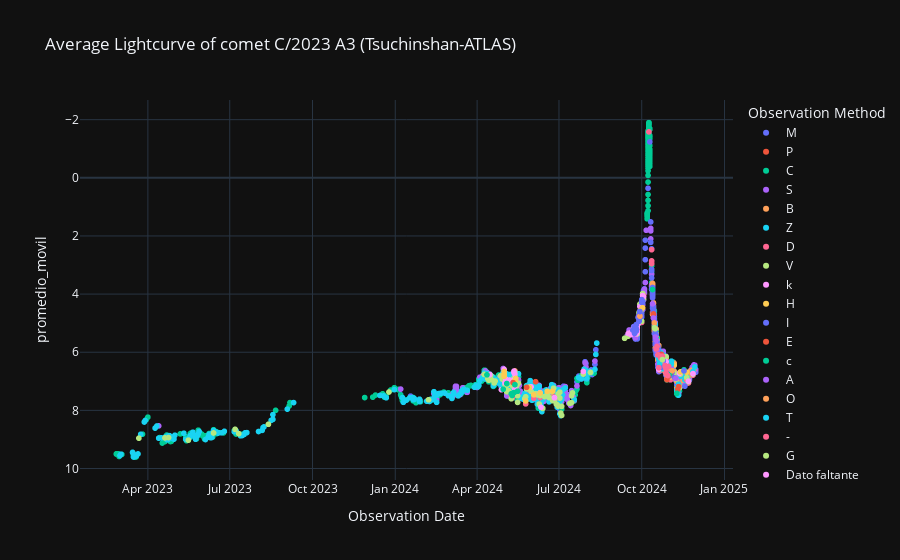

Notebook cell for this chart:
### Code cell
# Curva de luz Promediada
labels = {'obs_date':'Observation Date','magnitud_reducida':'Max apparent total magnitude reduced', 'obs_method_key' : 'Observation Method'}
fig = px.scatter(curva_de_luz_promediada_df, x='obs_date', y='promedio_movil', color='obs_method_key', template= 'plotly_dark', labels= labels, title= f'Average Lightcurve of comet {nombre_cometa} (Tsuchinshan-ATLAS)')
fig.update_yaxes(autorange="reversed")
fig.show()

### Figure 1 — Plotly figure (JSON) as saved in the notebook; plotly's stock layout.template omitted (floating-point values rounded to 4 significant figures; data arrays with more than 128 entries replaced by an {"elided": "..."} marker saying what was removed)
{"data": [{"hovertemplate": "Observation Method=M<br>Observation Date=%{x}<br>promedio_movil=%{y}<extra></extra>", "legendgroup": "M", "marker": {"color": "#636efa", "symbol": "circle"}, "mode": "markers", "name": "M", "showlegend": true, "type": "scattergl", "x": {"elided": "503 str values"}, "xaxis": "x", "y": {"elided": "503 float values"}, "yaxis": "y"}, {"hovertemplate": "Observation Method=P<br>Observation Date=%{x}<br>promedio_movil=%{y}<extra></extra>", "legendgroup": "P", "marker": {"color": "#EF553B", "symbol": "circle"}, "mode": "markers", "name": "P", "showlegend": true, "type": "scattergl", "x": ["2024-12-01T00:00:00", "2024-11-25T00:00:00", "2024-11-23T00:00:00", "2024-11-21T00:00:00", "2024-11-16T00:00:00", "2024-10-28T00:00:00", "2024-10-22T00:00:00", "2024-10-20T00:00:00", "2024-10-16T00:00:00", "2024-10-16T00:00:00", "2024-10-15T00:00:00", "2024-10-14T00:00:00", "2024-10-14T00:00:00", "2024-10-13T00:00:00", "2024-10-13T00:00:00", "2024-10-12T00:00:00", "2024-10-01T00:00:00"], "xaxis": "x", "y": [null, 6.785, 6.864, 7.065, 6.973, 6.555, 6.131, 6.351, 5.55, 5.636, 4.751, 4.458, 4.501, 4.624, 3.83, 3.144, 4.586], "yaxis": "y"}, {"hovertemplate": "Observation Method=C<br>Observation Date=%{x}<br>promedio_movil=%{y}<extra></extra>", "legendgroup": "C", "marker": {"color": "#00cc96", "symbol": "circle"}, "mode": "markers", "name": "C", "showlegend": true, "type": "scattergl", "x": {"elided": "566 str values"}, "xaxis": "x", "y": {"elided": "566 float values"}, "yaxis": "y"}, {"hovertemplate": "Observation Method=S<br>Observation Date=%{x}<br>promedio_movil=%{y}<extra></extra>", "legendgroup": "S", "marker": {"color": "#ab63fa", "symbol": "circle"}, "mode": "markers", "name": "S", "showlegend": true, "type": "scattergl", "x": {"elided": "403 str values"}, "xaxis": "x", "y": {"elided": "403 float values"}, "yaxis": "y"}, {"hovertemplate": "Observation Method=B<br>Observation Date=%{x}<br>promedio_movil=%{y}<extra></extra>", "legendgroup": "B", "marker": {"color": "#FFA15A", "symbol": "circle"}, "mode": "markers", "name": "B", "showlegend": true, "type": "scattergl", "x": {"elided": "150 str values"}, "xaxis": "x", "y": {"elided": "150 float values"}, "yaxis": "y"}, {"hovertemplate": "Observation Method=Z<br>Observation Date=%{x}<br>promedio_movil=%{y}<extra></extra>", "legendgroup": "Z", "marker": {"color": "#19d3f3", "symbol": "circle"}, "mode": "markers", "name": "Z", "showlegend": true, "type": "scattergl", "x": {"elided": "339 str values"}, "xaxis": "x", "y": {"elided": "339 float values"}, "yaxis": "y"}, {"hovertemplate": "Observation Method=D<br>Observation Date=%{x}<br>promedio_movil=%{y}<extra></extra>", "legendgroup": "D", "marker": {"color": "#FF6692", "symbol": "circle"}, "mode": "markers", "name": "D", "showlegend": true, "type": "scattergl", "x": ["2024-11-27T00:00:00", "2024-11-22T00:00:00", "2024-11-20T00:00:00", "2024-11-13T00:00:00", "2024-11-02T00:00:00", "2024-11-01T00:00:00", "2024-10-03T00:00:00", "2024-10-02T00:00:00", "2024-10-01T00:00:00", "2024-09-28T00:00:00", "2024-09-27T00:00:00", "2024-09-26T00:00:00", "2024-09-26T00:00:00", "2024-09-25T00:00:00", "2024-09-25T00:00:00", "2024-09-25T00:00:00", "2024-09-24T00:00:00", "2024-06-24T00:00:00", "2024-06-18T00:00:00", "2024-06-10T00:00:00", "2024-06-03T00:00:00", "2024-05-29T00:00:00", "2024-05-25T00:00:00", "2024-05-14T00:00:00", "2024-05-13T00:00:00", "2024-05-10T00:00:00", "2024-05-09T00:00:00"], "xaxis": "x", "y": [6.788, 7.056, 6.945, 6.756, 6.95, 6.877, 4.033, 4.171, 4.975, 4.803, 5.029, 5.089, 5.288, 5.203, 5.366, 5.366, 5.328, 7.511, 7.399, 7.561, 7.582, 7.298, 7.777, 7.115, 7.22, 7.573, 7.488], "yaxis": "y"}, {"hovertemplate": "Observation Method=V<br>Observation Date=%{x}<br>promedio_movil=%{y}<extra></extra>", "legendgroup": "V", "marker": {"color": "#B6E880", "symbol": "circle"}, "mode": "markers", "name": "V", "showlegend": true, "type": "scattergl", "x": ["2024-11-27T00:00:00", "2024-11-22T00:00:00", "2024-11-20T00:00:00", "2024-11-13T00:00:00", "2024-11-12T00:00:00", "2024-11-08T00:00:00", "2024-11-06T00:00:00", "2024-11-02T00:00:00", "2024-11-01T00:00:00", "2024-10-28T00:00:00", "2024-10-20T00:00:00", "2024-10-16T00:00:00", "2024-10-15T00:00:00", "2024-10-03T00:00:00", "2024-10-02T00:00:00", "2024-10-01T00:00:00", "2024-09-30T00:00:00", "2024-09-29T00:00:00", "2024-09-28T00:00:00", "2024-09-27T00:00:00", "2024-09-26T00:00:00", "2024-09-26T00:00:00", "2024-09-25T00:00:00", "2024-09-25T00:00:00", "2024-09-25T00:00:00", "2024-09-24T00:00:00", "2024-09-21T00:00:00", "2024-09-19T00:00:00", "2024-09-19T00:00:00", "2024-09-16T00:00:00", "2024-09-12T00:00:00", "2024-08-05T00:00:00", "2024-07-28T00:00:00", "2024-07-16T00:00:00", "2024-07-15T00:00:00", "2024-07-15T00:00:00", "2024-07-13T00:00:00", "2024-07-04T00:00:00", "2024-07-04T00:00:00", "2024-07-03T00:00:00", "2024-07-02T00:00:00", "2024-07-02T00:00:00", "2024-06-30T00:00:00", "2024-06-30T00:00:00", "2024-06-29T00:00:00", "2024-06-28T00:00:00", "2024-06-26T00:00:00", "2024-06-25T00:00:00", "2024-06-24T00:00:00", "2024-06-24T00:00:00", "2024-06-23T00:00:00", "2024-06-20T00:00:00", "2024-06-19T00:00:00", "2024-06-18T00:00:00", "2024-06-15T00:00:00", "2024-06-13T00:00:00", "2024-06-10T00:00:00", "2024-06-09T00:00:00", "2024-06-07T00:00:00", "2024-06-05T00:00:00", "2024-06-03T00:00:00", "2024-05-31T00:00:00", "2024-05-29T00:00:00", "2024-05-26T00:00:00", "2024-05-25T00:00:00", "2024-05-24T00:00:00", "2024-05-17T00:00:00", "2024-05-16T00:00:00", "2024-05-16T00:00:00", "2024-05-15T00:00:00", "2024-05-14T00:00:00", "2024-05-14T00:00:00", "2024-05-13T00:00:00", "2024-05-12T00:00:00", "2024-05-11T00:00:00", "2024-05-10T00:00:00", "2024-05-10T00:00:00", "2024-05-09T00:00:00", "2024-05-07T00:00:00", "2024-05-06T00:00:00", "2024-05-05T00:00:00", "2024-05-04T00:00:00", "2024-05-03T00:00:00", "2024-05-03T00:00:00", "2024-05-02T00:00:00", "2024-05-01T00:00:00", "2024-04-29T00:00:00", "2024-04-27T00:00:00", "2024-04-21T00:00:00", "2024-04-20T00:00:00", "2024-04-17T00:00:00", "2024-04-16T00:00:00", "2024-04-15T00:00:00", "2024-04-15T00:00:00", "2024-04-14T00:00:00", "2024-04-13T00:00:00", "2024-04-13T00:00:00", "2024-04-09T00:00:00", "2024-02-07T00:00:00", "2023-12-25T00:00:00", "2023-08-13T00:00:00", "2023-07-11T00:00:00", "2023-07-07T00:00:00", "2023-06-13T00:00:00", "2023-05-16T00:00:00", "2023-04-24T00:00:00", "2023-04-20T00:00:00", "2023-03-22T00:00:00"], "xaxis": "x", "y": [6.754, 7.019, 6.874, 6.749, 7.223, 6.929, 6.717, 6.707, 6.612, 6.151, 6.311, 5.236, 5.065, 4.17, 3.981, 4.932, 4.578, 4.345, 4.632, 5.028, 5.372, 5.315, 5.229, 5.366, 5.323, 5.351, 5.239, 5.329, 5.381, 5.447, 5.521, 6.694, 6.75, 7.401, 7.499, 7.733, 7.761, 7.862, 8.173, 8.093, 7.577, 7.374, 7.441, 7.854, 7.81, 7.784, 7.646, 7.238, 7.668, 7.582, 7.357, 7.56, 7.526, 7.444, 7.526, 7.933, 7.49, 7.783, 7.468, 7.425, 7.44, 7.345, 7.198, 7.26, 7.534, 7.596, 7.067, 7.497, 7.726, 7.156, 6.973, 7.301, 6.687, 6.888, 7.174, 7.145, 7.431, 7.602, 7.085, 7.325, 7.059, 7.362, 7.072, 7.187, 7.11, 6.721, 6.925, 6.812, 6.993, 7.056, 6.95, 6.793, 6.867, 6.77, 6.962, 6.906, 6.917, 6.765, 7.637, 7.368, 8.479, 8.8, 8.653, 8.778, 9.024, 8.936, 8.947, 8.957], "yaxis": "y"}, {"hovertemplate": "Observation Method=k<br>Observation Date=%{x}<br>promedio_movil=%{y}<extra></extra>", "legendgroup": "k", "marker": {"color": "#FF97FF", "symbol": "circle"}, "mode": "markers", "name": "k", "showlegend": true, "type": "scattergl", "x": ["2024-11-27T00:00:00", "2024-11-22T00:00:00", "2024-11-12T00:00:00", "2024-11-01T00:00:00", "2024-10-28T00:00:00", "2024-10-24T00:00:00", "2024-10-23T00:00:00", "2024-10-20T00:00:00", "2024-10-19T00:00:00", "2024-10-03T00:00:00", "2024-10-02T00:00:00", "2024-10-01T00:00:00", "2024-09-29T00:00:00", "2024-09-28T00:00:00", "2024-09-27T00:00:00", "2024-09-26T00:00:00", "2024-09-26T00:00:00", "2024-09-25T00:00:00", "2024-09-25T00:00:00", "2024-09-25T00:00:00", "2024-09-24T00:00:00", "2024-09-21T00:00:00", "2024-09-19T00:00:00", "2024-09-19T00:00:00", "2024-09-16T00:00:00", "2024-07-28T00:00:00", "2024-06-26T00:00:00", "2024-06-11T00:00:00", "2024-06-10T00:00:00", "2024-05-31T00:00:00", "2024-05-13T00:00:00", "2024-05-13T00:00:00", "2024-05-13T00:00:00", "2024-05-12T00:00:00", "2024-05-12T00:00:00", "2024-05-12T00:00:00", "2024-05-12T00:00:00", "2024-05-07T00:00:00", "2024-05-03T00:00:00", "2024-05-02T00:00:00", "2024-05-01T00:00:00", "2024-05-01T00:00:00", "2024-04-28T00:00:00", "2024-04-15T00:00:00"], "xaxis": "x", "y": [6.734, 6.995, 6.726, 6.78, 6.322, 6.367, 6.233, 6.585, 6.08, 4.095, 4.049, 4.56, 4.43, 4.761, 5.013, 5.148, 5.3, 5.197, 5.366, 5.294, 5.282, 5.213, 5.391, 5.329, 5.354, 6.662, 7.563, 7.893, 7.391, 7.189, 7.265, 6.916, 6.758, 7.055, 7.067, 6.647, 6.703, 6.956, 6.928, 7.05, 6.592, 6.664, 7.29, 6.77], "yaxis": "y"}, {"hovertemplate": "Observation Method=H<br>Observation Date=%{x}<br>promedio_movil=%{y}<extra></extra>", "legendgroup": "H", "marker": {"color": "#FECB52", "symbol": "circle"}, "mode": "markers", "name": "H", "showlegend": true, "type": "scattergl", "x": ["2024-11-20T00:00:00", "2024-11-13T00:00:00", "2024-11-06T00:00:00", "2024-11-02T00:00:00", "2024-06-24T00:00:00", "2024-06-18T00:00:00", "2024-06-10T00:00:00", "2024-06-03T00:00:00", "2024-05-29T00:00:00", "2024-05-25T00:00:00", "2024-05-14T00:00:00", "2024-05-13T00:00:00", "2024-05-13T00:00:00", "2024-05-12T00:00:00", "2024-05-12T00:00:00", "2024-05-10T00:00:00", "2024-05-09T00:00:00", "2024-05-01T00:00:00", "2024-05-01T00:00:00", "2024-05-01T00:00:00", "2024-05-01T00:00:00"], "xaxis": "x", "y": [6.688, 6.677, 6.445, 6.85, 7.339, 7.343, 7.404, 7.466, 7.212, 7.677, 6.901, 7.016, 7.001, 7.065, 7.006, 7.459, 7.445, 6.827, 6.795, 6.764, 6.664], "yaxis": "y"}, {"hovertemplate": "Observation Method=I<br>Observation Date=%{x}<br>promedio_movil=%{y}<extra></extra>", "legendgroup": "I", "marker": {"color": "#636efa", "symbol": "circle"}, "mode": "markers", "name": "I", "showlegend": true, "type": "scattergl", "x": ["2024-11-18T00:00:00", "2024-11-17T00:00:00", "2024-11-07T00:00:00", "2024-11-04T00:00:00", "2024-11-03T00:00:00", "2024-11-01T00:00:00", "2024-10-25T00:00:00", "2024-10-23T00:00:00", "2024-10-23T00:00:00", "2024-10-23T00:00:00", "2024-10-22T00:00:00", "2024-10-22T00:00:00", "2024-10-21T00:00:00", "2024-10-20T00:00:00", "2024-10-20T00:00:00", "2024-10-20T00:00:00", "2024-10-20T00:00:00", "2024-10-20T00:00:00", "2024-10-19T00:00:00", "2024-10-19T00:00:00", "2024-10-19T00:00:00", "2024-10-18T00:00:00", "2024-10-18T00:00:00", "2024-10-18T00:00:00", "2024-10-18T00:00:00", "2024-10-17T00:00:00", "2024-10-17T00:00:00", "2024-10-17T00:00:00", "2024-10-17T00:00:00", "2024-10-17T00:00:00", "2024-10-16T00:00:00", "2024-10-16T00:00:00", "2024-10-16T00:00:00", "2024-10-16T00:00:00", "2024-10-16T00:00:00", "2024-10-16T00:00:00", "2024-10-16T00:00:00", "2024-10-16T00:00:00", "2024-10-16T00:00:00", "2024-10-16T00:00:00", "2024-10-15T00:00:00", "2024-10-15T00:00:00", "2024-10-15T00:00:00", "2024-10-15T00:00:00", "2024-10-15T00:00:00", "2024-10-15T00:00:00", "2024-10-15T00:00:00", "2024-10-15T00:00:00", "2024-10-14T00:00:00", "2024-10-14T00:00:00", "2024-10-14T00:00:00", "2024-10-14T00:00:00", "2024-10-14T00:00:00", "2024-10-14T00:00:00", "2024-10-13T00:00:00", "2024-10-13T00:00:00", "2024-10-13T00:00:00", "2024-10-13T00:00:00", "2024-10-13T00:00:00", "2024-10-13T00:00:00", "2024-10-13T00:00:00", "2024-10-13T00:00:00", "2024-10-13T00:00:00", "2024-10-13T00:00:00", "2024-10-13T00:00:00", "2024-10-13T00:00:00", "2024-10-12T00:00:00", "2024-10-12T00:00:00", "2024-10-12T00:00:00", "2024-10-12T00:00:00", "2024-10-11T00:00:00", "2024-10-11T00:00:00", "2024-10-10T00:00:00", "2024-10-08T00:00:00", "2024-10-02T00:00:00", "2024-10-02T00:00:00", "2024-10-02T00:00:00", "2024-10-02T00:00:00", "2024-10-01T00:00:00", "2024-10-01T00:00:00", "2024-10-01T00:00:00", "2024-10-01T00:00:00", "2024-10-01T00:00:00", "2024-10-01T00:00:00", "2024-10-01T00:00:00", "2024-09-30T00:00:00", "2024-09-30T00:00:00", "2024-09-30T00:00:00", "2024-09-29T00:00:00", "2024-09-29T00:00:00", "2024-09-29T00:00:00", "2024-09-29T00:00:00", "2024-09-28T00:00:00", "2024-09-28T00:00:00", "2024-09-28T00:00:00", "2024-09-28T00:00:00", "2024-09-28T00:00:00", "2024-09-25T00:00:00", "2024-09-25T00:00:00", "2024-09-25T00:00:00", "2024-09-23T00:00:00", "2024-09-23T00:00:00", "2024-09-22T00:00:00", "2024-09-21T00:00:00"], "xaxis": "x", "y": [7.167, 6.643, 6.885, 6.678, 6.749, 6.815, 6.297, 6.517, 6.204, 6.09, 6.205, 6.191, 6.351, 6.331, 6.411, 6.197, 6.225, 6.011, 6.009, 5.994, 5.794, 6.023, 5.637, 5.823, 5.866, 6.07, 5.726, 5.555, 5.398, 5.855, 5.928, 5.564, 5.45, 5.35, 5.707, 5.279, 5.307, 5.393, 5.522, 5.407, 5.008, 4.994, 5.023, 4.894, 4.894, 4.78, 4.923, 5.023, 4.542, 4.487, 4.601, 4.429, 4.501, 4.672, 4.002, 4.13, 3.887, 4.073, 3.873, 3.887, 3.845, 3.845, 3.773, 3.83, 3.816, 3.916, 3.822, 3.444, 3.187, 3.158, 2.221, 1.519, -1.236, 0.3607, 4.296, 4.285, 4.242, 4.285, 4.23, 4.19, 4.284, 4.76, 4.603, 4.603, 4.617, 4.62, 4.551, 4.567, 4.627, 4.614, 4.573, 4.688, 4.76, 4.904, 4.932, 4.847, 4.932, 5.052, 5.194, 5.266, 5.159, 5.354, 5.213, 5.235], "yaxis": "y"}, {"hovertemplate": "Observation Method=E<br>Observation Date=%{x}<br>promedio_movil=%{y}<extra></extra>", "legendgroup": "E", "marker": {"color": "#EF553B", "symbol": "circle"}, "mode": "markers", "name": "E", "showlegend": true, "type": "scattergl", "x": ["2024-11-11T00:00:00", "2024-11-10T00:00:00", "2024-11-02T00:00:00", "2024-10-31T00:00:00", "2024-10-30T00:00:00", "2024-10-29T00:00:00", "2024-10-23T00:00:00", "2024-10-22T00:00:00", "2024-10-14T00:00:00", "2024-05-11T00:00:00"], "xaxis": "x", "y": [7.184, 7.277, 6.721, 6.811, 6.596, 6.945, 6.076, 6.133, 4.684, 7.046], "yaxis": "y"}, {"hovertemplate": "Observation Method=c<br>Observation Date=%{x}<br>promedio_movil=%{y}<extra></extra>", "legendgroup": "c", "marker": {"color": "#00cc96", "symbol": "circle"}, "mode": "markers", "name": "c", "showlegend": true, "type": "scattergl", "x": ["2024-11-09T00:00:00", "2024-11-01T00:00:00", "2024-10-13T00:00:00", "2024-05-16T00:00:00", "2024-05-13T00:00:00", "2024-05-12T00:00:00", "2024-05-10T00:00:00", "2024-05-09T00:00:00", "2024-05-04T00:00:00", "2024-04-30T00:00:00", "2024-04-12T00:00:00"], "xaxis": "x", "y": [7.417, 6.744, 3.845, 7.34, 7.116, 7.388, 7.488, 7.43, 7.076, 7.274, 6.776], "yaxis": "y"}, {"hovertemplate": "Observation Method=A<br>Observation Date=%{x}<br>promedio_movil=%{y}<extra></extra>", "legendgroup": "A", "marker": {"color": "#ab63fa", "symbol": "circle"}, "mode": "markers", "name": "A", "showlegend": true, "type": "scattergl", "x": ["2024-11-08T00:00:00", "2024-11-03T00:00:00", "2024-11-02T00:00:00", "2024-10-24T00:00:00", "2024-10-22T00:00:00", "2024-10-20T00:00:00", "2024-10-19T00:00:00", "2024-10-18T00:00:00", "2024-10-18T00:00:00", "2024-10-17T00:00:00", "2024-10-16T00:00:00", "2024-10-16T00:00:00", "2024-10-16T00:00:00", "2024-10-15T00:00:00", "2024-10-14T00:00:00", "2024-10-13T00:00:00"], "xaxis": "x", "y": [6.9, 6.535, 6.592, 6.295, 6.205, 6.382, 6.137, 5.751, 5.951, 5.583, 5.479, null, null, 4.98, 4.824, 4.334], "yaxis": "y"}, {"hovertemplate": "Observation Method=O<br>Observation Date=%{x}<br>promedio_movil=%{y}<extra></extra>", "legendgroup": "O", "marker": {"color": "#FFA15A", "symbol": "circle"}, "mode": "markers", "name": "O", "showlegend": true, "type": "scattergl", "x": ["2024-11-04T00:00:00", "2024-10-30T00:00:00", "2024-10-28T00:00:00", "2024-10-27T00:00:00", "2024-10-22T00:00:00", "2024-10-21T00:00:00", "2024-10-15T00:00:00", "2024-09-29T00:00:00"], "xaxis": "x", "y": [6.635, 6.539, 6.513, 6.476, 6.333, 6.237, 4.994, 4.759], "yaxis": "y"}, {"hovertemplate": "Observation Method=T<br>Observation Date=%{x}<br>promedio_movil=%{y}<extra></extra>", "legendgroup": "T", "marker": {"color": "#19d3f3", "symbol": "circle"}, "mode": "markers", "name": "T", "showlegend": true, "type": "scattergl", "x": ["2024-11-03T00:00:00", "2024-10-21T00:00:00", "2024-10-20T00:00:00"], "xaxis": "x", "y": [6.406, 6.379, 6.225], "yaxis": "y"}, {"hovertemplate": "Observation Method=-<br>Observation Date=%{x}<br>promedio_movil=%{y}<extra></extra>", "legendgroup": "-", "marker": {"color": "#FF6692", "symbol": "circle"}, "mode": "markers", "name": "-", "showlegend": true, "type": "scattergl", "x": ["2024-10-31T00:00:00", "2024-10-30T00:00:00", "2024-10-29T00:00:00", "2024-10-28T00:00:00", "2024-10-28T00:00:00", "2024-10-27T00:00:00", "2024-10-24T00:00:00", "2024-10-22T00:00:00", "2024-10-22T00:00:00", "2024-10-20T00:00:00", "2024-10-19T00:00:00", "2024-10-18T00:00:00", "2024-10-17T00:00:00", "2024-10-12T00:00:00", "2024-10-12T00:00:00", "2024-10-12T00:00:00", "2024-10-12T00:00:00", "2024-10-09T00:00:00"], "xaxis": "x", "y": [6.49, 6.801, 6.501, 6.722, 6.565, 6.461, 6.134, 6.141, 6.191, 6.531, 6.09, 5.803, 5.887, 2.944, 2.958, 2.858, 2.472, -1.579], "yaxis": "y"}, {"hovertemplate": "Observation Method=G<br>Observation Date=%{x}<br>promedio_movil=%{y}<extra></extra>", "legendgroup": "G", "marker": {"color": "#B6E880", "symbol": "circle"}, "mode": "markers", "name": "G", "showlegend": true, "type": "scattergl", "x": ["2024-10-24T00:00:00", "2024-10-16T00:00:00", "2024-10-15T00:00:00"], "xaxis": "x", "y": [6.252, 5.193, 5.157], "yaxis": "y"}, {"hovertemplate": "Observation Method=Dato faltante<br>Observation Date=%{x}<br>promedio_movil=%{y}<extra></extra>", "legendgroup": "Dato faltante", "marker": {"color": "#FF97FF", "symbol": "circle"}, "mode": "markers", "name": "Dato faltante", "showlegend": true, "type": "scattergl", "x": ["2024-10-16T00:00:00"], "xaxis": "x", "y": [null], "yaxis": "y"}, {"hovertemplate": "Observation Method=t<br>Observation Date=%{x}<br>promedio_movil=%{y}<extra></extra>", "legendgroup": "t", "marker": {"color": "#FECB52", "symbol": "circle"}, "mode": "markers", "name": "t", "showlegend": true, "type": "scattergl", "x": ["2024-10-02T00:00:00", "2024-09-30T00:00:00"], "xaxis": "x", "y": [4.471, 4.555], "yaxis": "y"}, {"hovertemplate": "Observation Method=i<br>Observation Date=%{x}<br>promedio_movil=%{y}<extra></extra>", "legendgroup": "i", "marker": {"color": "#636efa", "symbol": "circle"}, "mode": "markers", "name": "i", "showlegend": true, "type": "scattergl", "x": ["2024-09-29T00:00:00"], "xaxis": "x", "y": [4.601], "yaxis": "y"}, {"hovertemplate": "Observation Method=d<br>Observation Date=%{x}<br>promedio_movil=%{y}<extra></extra>", "legendgroup": "d", "marker": {"color": "#EF553B", "symbol": "circle"}, "mode": "markers", "name": "d", "showlegend": true, "type": "scattergl", "x": ["2024-06-05T00:00:00", "2024-05-26T00:00:00"], "xaxis": "x", "y": [7.014, 7.207], "yaxis": "y"}], "layout": {"legend": {"title": {"text": "Observation Method"}, "tracegroupgap": 0}, "title": {"text": "Average Lightcurve of comet C/2023 A3 (Tsuchinshan-ATLAS)"}, "xaxis": {"anchor": "y", "domain": [0, 1], "title": {"text": "Observation Date"}}, "yaxis": {"anchor": "x", "autorange": "reversed", "domain": [0, 1], "title": {"text": "promedio_movil"}}}}
